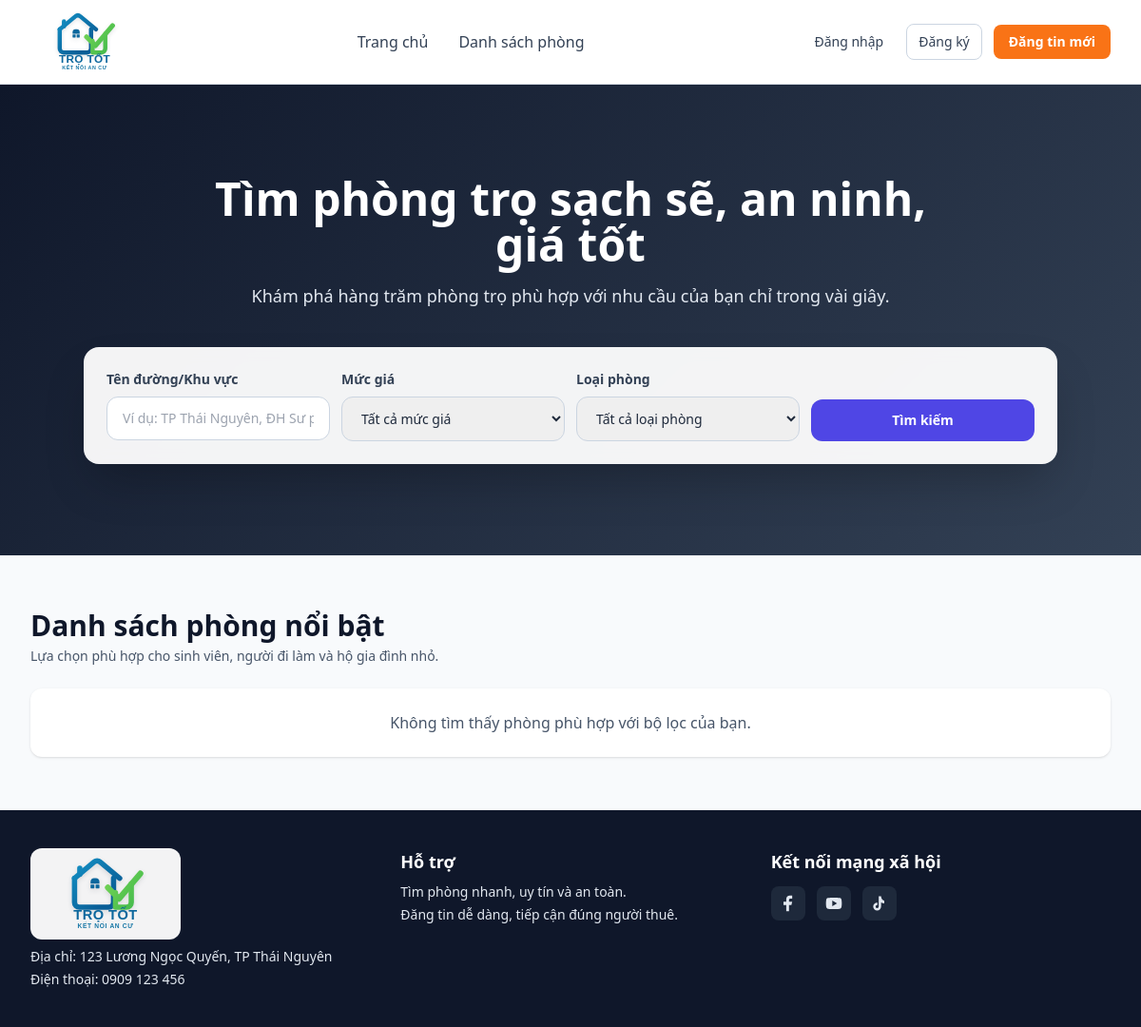
Before: / with the older database file.
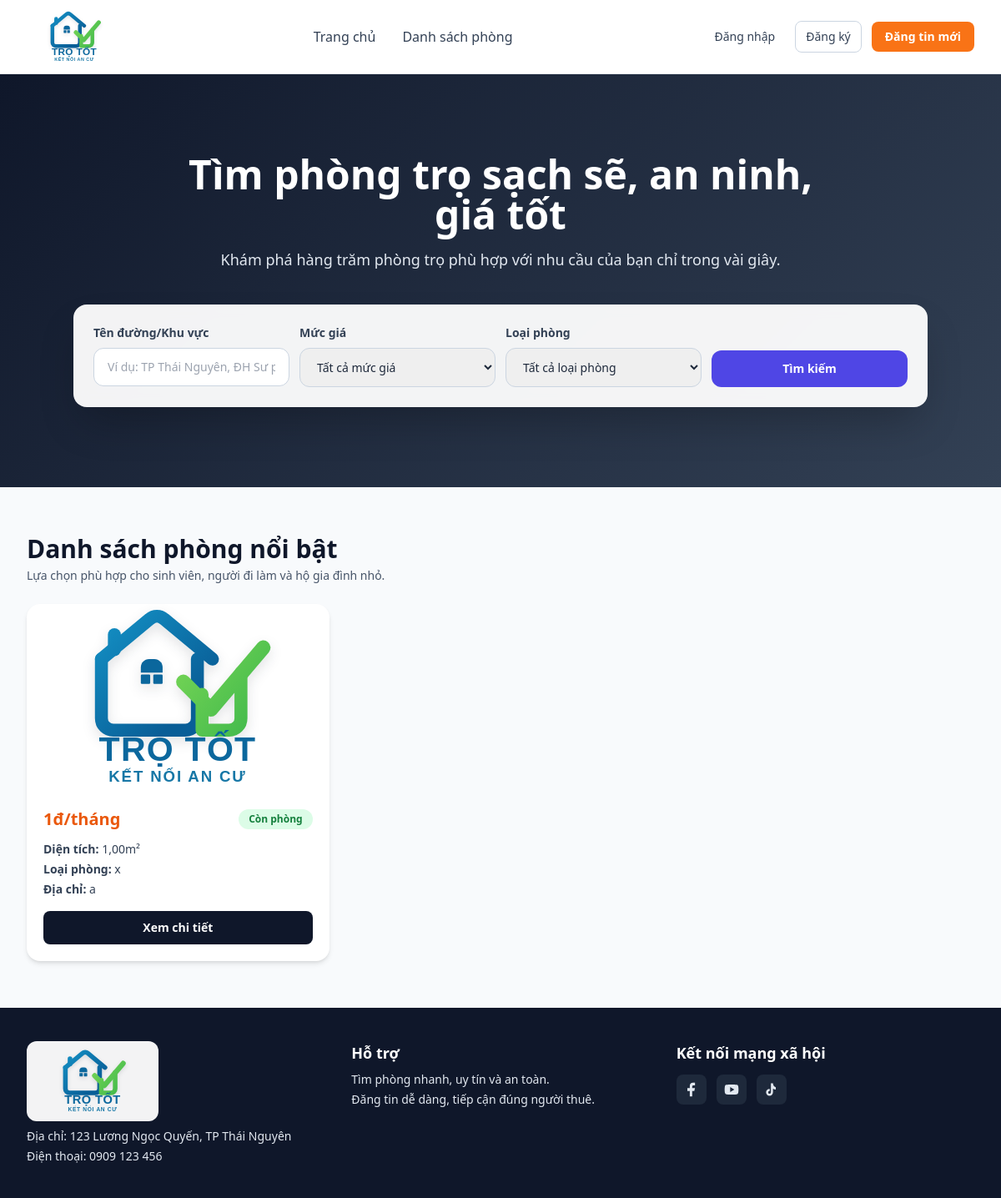
After: the same page with the newer database file.
### phongtro/models.py (models this page shows, shortened)
class Phong(models.Model):
    class RoomStatus(models.TextChoices):
        AVAILABLE = "available", "Còn trống"
        RENTED = "rented", "Đang thuê"
        MAINTENANCE = "maintenance", "Đang sửa chữa"
    owner = models.ForeignKey(User, on_delete=models.CASCADE, related_name="rooms", null=True, blank=True)
    title = models.CharField(max_length=200, default="Phong moi")
    price = models.DecimalField(max_digits=12, decimal_places=0, default=0)
    area = models.DecimalField(max_digits=6, decimal_places=2, default=0)
    address = models.CharField(max_length=255, default="")
    description = models.TextField(blank=True, default="")
    amenities = models.TextField(blank=True, default="")
    furnishings = models.TextField(blank=True, default="")
    owner_phone = models.CharField(max_length=20, blank=True, default="")
    room_type = models.CharField(max_length=100, default="Phong thuong")
    image = models.ImageField(upload_to="rooms/", blank=True, null=True)
    created_at = models.DateTimeField(default=timezone.now, db_index=True)
    is_available = models.BooleanField(default=True)
    status = models.CharField(max_length=20, choices=RoomStatus.choices, default=RoomStatus.AVAILABLE)
    latitude = models.DecimalField(max_digits=9, decimal_places=6, null=True, blank=True)
    longitude = models.DecimalField(max_digits=9, decimal_places=6, null=True, blank=True)
    @staticmethod
    def _get_image_url(field):
        if not field:
            return ""
    def primary_image_url(self):
        image_url = self._get_image_url(self.image)
        if image_url:
            return image_url
        first_gallery_image = self.gallery_images.order_by("sort_order", "id").first()
        if first_gallery_image:
            gallery_url = self._get_image_url(first_gallery_image.image)
            if gallery_url:
                return gallery_url
        return ""
    def safe_image_url(self):
        direct_url = self._get_image_url(self.image)
        if direct_url:
            return direct_url
        first_gallery_image = self.gallery_images.order_by("sort_order", "id").first()
        if first_gallery_image:
            gallery_url = self._get_image_url(first_gallery_image.image)
            if gallery_url:
                return gallery_url
        return self.primary_image_url()

### phongtro/views.py (the view)
# urls.py: path("", home_page, name="home_page"),
def home_page(request):
    if request.user.is_authenticated and _get_user_role(request.user) == UserProfile.Role.ADMIN:
        return redirect("phongtro:admin_dashboard")
    return render(request, "phongtro/home.html", _build_public_home_context(request))

### phongtro/views.py (called while the page is built)
def _can_manage_posts(user):
    return user.is_authenticated and _get_user_role(user) in {
        UserProfile.Role.LANDLORD,
        UserProfile.Role.ADMIN,
    }

def _get_google_maps_context():
    return {"google_maps_api_key": getattr(settings, "GOOGLE_MAPS_API_KEY", "")}

def _get_auth_context(request):
    role = _get_user_role(request.user) if request.user.is_authenticated else ""
    return {
        "auth_role": role,
        "is_admin_role": role == UserProfile.Role.ADMIN,
        "can_manage_posts": _can_manage_posts(request.user),
        "login_role_choices": LoginForm().fields["role"].choices,
        "register_role_choices": RegisterForm().fields["role"].choices,
    }

### phongtro/templates/phongtro/home.html (shortened to what this page needs)
<!doctype html>
<html lang="vi">
  {% load static currency_filters %}
  <head>
    <script src="https://cdn.tailwindcss.com"></script>
    <link
      rel="stylesheet"
      href="https://unpkg.com/leaflet@1.9.4/dist/leaflet.css"
    />
  </head>
  <body class="bg-slate-50 text-slate-800">
    <header class="sticky top-0 z-40 border-b border-slate-200 bg-white/95 backdrop-blur">
      <div class="mx-auto flex max-w-7xl items-center justify-between px-4 py-3 sm:px-6 lg:px-8">
        <a href="{% url 'phongtro:home_page' %}" class="flex items-center">
          <img src="{% static 'phongtro/images/tro-tot-logo.svg' %}" alt="Trọ Tốt" class="h-14 w-auto object-contain sm:h-16" />
        </a>
        <nav class="hidden items-center gap-8 md:flex">
          <a href="#" class="font-medium text-slate-700 hover:text-indigo-600">Trang chủ</a>
          <a href="#featured" class="font-medium text-slate-700 hover:text-indigo-600">Danh sách phòng</a>
        </nav>
        <div class="flex items-center gap-2 sm:gap-3">
          {% if request.user.is_authenticated %}
          <a href="{% url 'phongtro:profile' %}" class="rounded-lg border border-slate-300 px-3 py-2 text-sm font-medium text-slate-700 hover:bg-slate-100">
            Quản lý tài khoản ({{ user.username }})
          </a>
          {% if can_manage_posts %}
          <button
            type="button"
            data-modal-target="postModal"
            class="rounded-lg bg-orange-500 px-3 py-2 text-sm font-semibold text-white hover:bg-orange-600 sm:px-4"
          >
            Đăng tin mới
          </button>
          {% endif %}
          <a href="{% url 'phongtro:logout' %}" class="rounded-lg px-3 py-2 text-sm font-medium text-slate-700 hover:bg-slate-100">
            Đăng xuất
          </a>
          {% else %}
          <button
            type="button"
            data-modal-target="loginModal"
            class="rounded-lg px-3 py-2 text-sm font-medium text-slate-700 hover:bg-slate-100"
          >
            Đăng nhập
          </button>
          <button
            type="button"
            data-modal-target="registerModal"
            class="hidden rounded-lg border border-slate-300 px-3 py-2 text-sm font-medium text-slate-700 hover:bg-slate-100 sm:inline-flex"
          >
            Đăng ký
          </button>
          <button
            type="button"
            onclick="alert('Bạn chưa đăng nhập, không thể đăng tin.')"
            class="rounded-lg bg-orange-500 px-3 py-2 text-sm font-semibold text-white hover:bg-orange-600 sm:px-4"
          >
            Đăng tin mới
          </button>
          {% endif %}
        </div>
      </div>
    </header>
    <section class="hero-bg">
      <div class="mx-auto max-w-7xl px-4 py-20 sm:px-6 lg:px-8 lg:py-24">
        <div class="mx-auto max-w-3xl text-center">
          <h1 class="text-3xl font-extrabold leading-tight text-white sm:text-5xl">
            Tìm phòng trọ sạch sẽ, an ninh, giá tốt
          </h1>
          <p class="mt-4 text-base text-slate-200 sm:text-lg">
            Khám phá hàng trăm phòng trọ phù hợp với nhu cầu của bạn chỉ trong vài giây.
          </p>
        </div>
        <div class="mx-auto mt-10 max-w-5xl rounded-2xl bg-white/95 p-4 shadow-2xl backdrop-blur sm:p-6">
          <form class="grid grid-cols-1 gap-3 md:grid-cols-2 lg:grid-cols-4" action="{% url 'phongtro:home_page' %}" method="get">
            <div>
              <label for="searchAddress" class="mb-2 block text-sm font-semibold text-slate-700">Tên đường/Khu vực</label>
              <input
                id="searchAddress"
                name="khu_vuc"
                type="text"
                placeholder="Ví dụ: TP Thái Nguyên, ĐH Sư phạm"
                value="{{ selected_khu_vuc }}"
                class="w-full rounded-xl border border-slate-300 px-4 py-3 text-sm outline-none ring-indigo-500 transition focus:ring"
              />
            </div>
            <div>
              <label for="searchPrice" class="mb-2 block text-sm font-semibold text-slate-700">Mức giá</label>
              <select
                id="searchPrice"
                name="khoang_gia"
                class="w-full rounded-xl border border-slate-300 px-4 py-3 text-sm outline-none ring-indigo-500 transition focus:ring"
              >
                <option value="" {% if not selected_khoang_gia %}selected{% endif %}>Tất cả mức giá</option>
              </select>
            </div>
            <div>
              <label for="searchType" class="mb-2 block text-sm font-semibold text-slate-700">Loại phòng</label>
              <select
                id="searchType"
                name="loai_phong"
                class="w-full rounded-xl border border-slate-300 px-4 py-3 text-sm outline-none ring-indigo-500 transition focus:ring"
              >
                <option value="" {% if not selected_loai_phong %}selected{% endif %}>Tất cả loại phòng</option>
              </select>
            </div>
            <div class="flex items-end">
              <button
                type="submit"
                class="w-full rounded-xl bg-indigo-600 px-4 py-3 text-sm font-bold text-white transition hover:bg-indigo-700"
              >
                Tìm kiếm
              </button>
            </div>
          </form>
        </div>
      </div>
    </section>
    <section id="featured" class="mx-auto max-w-7xl px-4 py-14 sm:px-6 lg:px-8">
      <div class="mb-6 flex items-end justify-between">
        <div>
          <h2 class="text-2xl font-extrabold text-slate-900 sm:text-3xl">Danh sách phòng nổi bật</h2>
          <p class="mt-1 text-sm text-slate-600">Lựa chọn phù hợp cho sinh viên, người đi làm và hộ gia đình nhỏ.</p>
        </div>
      </div>
      <div class="grid grid-cols-1 gap-6 md:grid-cols-2 lg:grid-cols-3">
        {% for room in rooms %}
        <article class="overflow-hidden rounded-2xl bg-white shadow-md transition hover:-translate-y-1 hover:shadow-xl">
          <img
            src="{% if room.safe_image_url %}{{ room.safe_image_url }}{% else %}{% static 'phongtro/images/tro-tot-logo.svg' %}{% endif %}"
            alt="{{ room.title }}"
            class="h-56 w-full object-cover"
            onerror="this.onerror=null;this.src='{% static 'phongtro/images/tro-tot-logo.svg' %}';"
          />
          <div class="p-5">
            <div class="mb-3 flex items-center justify-between">
              <span class="text-xl font-extrabold text-orange-600">{{ room.price }}đ/tháng</span>
              {% if room.status == 'available' %}
              <span class="rounded-full bg-green-100 px-3 py-1 text-xs font-bold text-green-700">Còn phòng</span>
              {% elif room.status == 'rented' %}
              <span class="rounded-full bg-amber-100 px-3 py-1 text-xs font-bold text-amber-700">Đang thuê</span>
              {% else %}
              <span class="rounded-full bg-slate-200 px-3 py-1 text-xs font-bold text-slate-700">Đang sửa chữa</span>
              {% endif %}
            </div>
            <p class="mb-1 text-sm text-slate-700"><strong>Diện tích:</strong> {{ room.area }}m²</p>
            <p class="mb-1 text-sm text-slate-700"><strong>Loại phòng:</strong> {{ room.room_type }}</p>
            <p class="mb-4 text-sm text-slate-700"><strong>Địa chỉ:</strong> {{ room.address }}</p>
            <a href="{% url 'phongtro:room_detail' room.id %}" class="block w-full rounded-lg bg-slate-900 px-4 py-2.5 text-center text-sm font-semibold text-white hover:bg-slate-800">Xem chi tiết</a>
          </div>
        </article>
        {% empty %}
        <div class="col-span-full rounded-xl bg-white p-6 text-center text-slate-600 shadow">
          Không tìm thấy phòng phù hợp với bộ lọc của bạn.
        </div>
        {% endfor %}
      </div>
    </section>
    <footer class="bg-slate-900 text-slate-200">
      <div class="mx-auto grid max-w-7xl grid-cols-1 gap-8 px-4 py-10 sm:px-6 lg:grid-cols-3 lg:px-8">
        <div>
          <img src="{% static 'phongtro/images/tro-tot-logo.svg' %}" alt="Trọ Tốt" class="h-24 w-auto rounded-xl bg-white/95 p-2 object-contain" />
          <p class="mt-2 text-sm">Địa chỉ: 123 Lương Ngọc Quyến, TP Thái Nguyên</p>
          <p class="mt-1 text-sm">Điện thoại: 0909 123 456</p>
        </div>
        <div>
          <h3 class="text-lg font-bold text-white">Hỗ trợ</h3>
          <p class="mt-2 text-sm">Tìm phòng nhanh, uy tín và an toàn.</p>
          <p class="mt-1 text-sm">Đăng tin dễ dàng, tiếp cận đúng người thuê.</p>
        </div>
        <div>
          <h3 class="text-lg font-bold text-white">Kết nối mạng xã hội</h3>
          <div class="mt-3 flex items-center gap-3">
            <a href="#" class="rounded-lg bg-slate-800 p-2 hover:bg-slate-700" aria-label="Facebook">
              <svg xmlns="http://www.w3.org/2000/svg" viewBox="0 0 24 24" fill="currentColor" class="h-5 w-5"><path d="M13 22v-8h3l1-4h-4V8c0-1.2.3-2 2-2h2V2.2A24.8 24.8 0 0 0 14.2 2C11.4 2 9.5 3.7 9.5 7v3H6v4h3.5v8H13Z"/></svg>
            </a>
            <a href="#" class="rounded-lg bg-slate-800 p-2 hover:bg-slate-700" aria-label="YouTube">
            </a>
            <a href="#" class="rounded-lg bg-slate-800 p-2 hover:bg-slate-700" aria-label="TikTok">
              <svg xmlns="http://www.w3.org/2000/svg" viewBox="0 0 24 24" fill="currentColor" class="h-5 w-5"><path d="M14 3a6 6 0 0 0 4 5.6V12a10 10 0 0 1-4-1.2V16a5 5 0 1 1-5-5h.3v3A2 2 0 1 0 11 16V3h3Z"/></svg>
            </a>
          </div>
        </div>
      </div>
    </footer>
  </body>
</html>

### phongtro/templates/phongtro/home.html (style rules this page uses)
.hero-bg { background: linear-gradient(135deg, #0f172a, #334155); }

Changed rows visible on the page:
added Phong: price "1", status "Còn phòng", area "1,00", room_type "x", address "a"
Other visible differences:
text no longer shown: "Không tìm thấy phòng phù hợp với bộ lọc của bạn."
